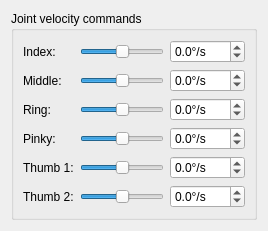
     <widget class="QWidget" name="velocityCommandPage">
      <layout class="QGridLayout" name="velocityCommandPageGridLayout">
       <item row="0" column="0">
        <widget class="QGroupBox" name="velocityCommandsGroupBox">
         <property name="title">
          <string>Joint velocity commands</string>
         </property>
         <layout class="QGridLayout" name="velocityCommandsridLayout">
          <item row="0" column="0">
           <widget class="QLabel" name="indexVelocityLabel">
            <property name="text">
             <string>Index:</string>
            </property>
           </widget>
          </item>
          <item row="0" column="1">
           <widget class="QSlider" name="indexVelocitySlider">
            <property name="sizePolicy">
             <sizepolicy hsizetype="MinimumExpanding" vsizetype="Fixed">
              <horstretch>0</horstretch>
              <verstretch>0</verstretch>
             </sizepolicy>
            </property>
            <property name="minimum">
             <number>-462</number>
            </property>
            <property name="maximum">
             <number>462</number>
            </property>
            <property name="value">
             <number>0</number>
            </property>
            <property name="orientation">
             <enum>Qt::Horizontal</enum>
            </property>
           </widget>
          </item>
          <item row="0" column="2">
           <widget class="QDoubleSpinBox" name="indexVelocitySpinBox">
            <property name="suffix">
             <string>°/s</string>
            </property>
            <property name="decimals">
             <number>1</number>
            </property>
            <property name="minimum">
             <double>-462.000000000000000</double>
            </property>
            <property name="maximum">
             <double>462.000000000000000</double>
            </property>
            <property name="singleStep">
             <double>0.100000000000000</double>
            </property>
            <property name="value">
             <double>0.000000000000000</double>
            </property>
           </widget>
          </item>
          <item row="1" column="0">
           <widget class="QLabel" name="middleVelocityLabel">
            <property name="text">
             <string>Middle:</string>
            </property>
           </widget>
          </item>
          <item row="1" column="1">
           <widget class="QSlider" name="middleVelocitySlider">
            <property name="sizePolicy">
             <sizepolicy hsizetype="MinimumExpanding" vsizetype="Fixed">
              <horstretch>0</horstretch>
              <verstretch>0</verstretch>
             </sizepolicy>
            </property>
            <property name="minimum">
             <number>-462</number>
            </property>
            <property name="maximum">
             <number>462</number>
            </property>
            <property name="value">
             <number>0</number>
            </property>
            <property name="orientation">
             <enum>Qt::Horizontal</enum>
            </property>
           </widget>
          </item>
          <item row="1" column="2">
           <widget class="QDoubleSpinBox" name="middleVelocitySpinBox">
            <property name="suffix">
             <string>°/s</string>
            </property>
            <property name="decimals">
             <number>1</number>
            </property>
            <property name="minimum">
             <double>-462.000000000000000</double>
            </property>
            <property name="maximum">
             <double>462.000000000000000</double>
            </property>
            <property name="singleStep">
             <double>0.100000000000000</double>
            </property>
            <property name="value">
             <double>0.000000000000000</double>
            </property>
           </widget>
          </item>
          <item row="2" column="0">
           <widget class="QLabel" name="ringVelocityLabel">
            <property name="text">
             <string>Ring:</string>
            </property>
           </widget>
          </item>
          <item row="2" column="1">
           <widget class="QSlider" name="ringVelocitySlider">
            <property name="sizePolicy">
             <sizepolicy hsizetype="MinimumExpanding" vsizetype="Fixed">
              <horstretch>0</horstretch>
              <verstretch>0</verstretch>
             </sizepolicy>
            </property>
            <property name="minimum">
             <number>-462</number>
            </property>
            <property name="maximum">
             <number>462</number>
            </property>
            <property name="value">
             <number>0</number>
            </property>
            <property name="orientation">
             <enum>Qt::Horizontal</enum>
            </property>
           </widget>
          </item>
          <item row="2" column="2">
           <widget class="QDoubleSpinBox" name="ringVelocitySpinBox">
            <property name="suffix">
             <string>°/s</string>
            </property>
            <property name="decimals">
             <number>1</number>
            </property>
            <property name="minimum">
             <double>-462.000000000000000</double>
            </property>
            <property name="maximum">
             <double>462.000000000000000</double>
            </property>
            <property name="singleStep">
             <double>0.100000000000000</double>
            </property>
            <property name="value">
             <double>0.000000000000000</double>
            </property>
           </widget>
          </item>
          <item row="3" column="0">
           <widget class="QLabel" name="pinkyVelocityLabel">
            <property name="text">
             <string>Pinky:</string>
            </property>
           </widget>
          </item>
          <item row="3" column="1">
           <widget class="QSlider" name="pinkyVelocitySlider">
            <property name="sizePolicy">
             <sizepolicy hsizetype="MinimumExpanding" vsizetype="Fixed">
              <horstretch>0</horstretch>
              <verstretch>0</verstretch>
             </sizepolicy>
            </property>
            <property name="minimum">
             <number>-462</number>
            </property>
            <property name="maximum">
             <number>462</number>
            </property>
            <property name="value">
             <number>0</number>
            </property>
            <property name="orientation">
             <enum>Qt::Horizontal</enum>
            </property>
           </widget>
          </item>
          <item row="3" column="2">
           <widget class="QDoubleSpinBox" name="pinkyVelocitySpinBox">
            <property name="suffix">
             <string>°/s</string>
            </property>
            <property name="decimals">
             <number>1</number>
            </property>
            <property name="minimum">
             <double>-462.000000000000000</double>
            </property>
            <property name="maximum">
             <double>462.000000000000000</double>
            </property>
            <property name="singleStep">
             <double>0.100000000000000</double>
            </property>
            <property name="value">
             <double>0.000000000000000</double>
            </property>
           </widget>
          </item>
          <item row="4" column="0">
           <widget class="QLabel" name="thumb1VelocityLabel">
            <property name="text">
             <string>Thumb 1:</string>
            </property>
           </widget>
          </item>
          <item row="4" column="1">
           <widget class="QSlider" name="thumb1VelocitySlider">
            <property name="sizePolicy">
             <sizepolicy hsizetype="MinimumExpanding" vsizetype="Fixed">
              <horstretch>0</horstretch>
              <verstretch>0</verstretch>
             </sizepolicy>
            </property>
            <property name="minimum">
             <number>-462</number>
            </property>
            <property name="maximum">
             <number>462</number>
            </property>
            <property name="value">
             <number>0</number>
            </property>
            <property name="orientation">
             <enum>Qt::Horizontal</enum>
            </property>
           </widget>
          </item>
          <item row="4" column="2">
           <widget class="QDoubleSpinBox" name="thumb1VelocitySpinBox">
            <property name="suffix">
             <string>°/s</string>
            </property>
            <property name="decimals">
             <number>1</number>
            </property>
            <property name="minimum">
             <double>-462.000000000000000</double>
            </property>
            <property name="maximum">
             <double>462.000000000000000</double>
            </property>
            <property name="singleStep">
             <double>0.100000000000000</double>
            </property>
            <property name="value">
             <double>0.000000000000000</double>
            </property>
           </widget>
          </item>
          <item row="5" column="0">
           <widget class="QLabel" name="thumb2VelocityLabel">
            <property name="text">
             <string>Thumb 2:</string>
            </property>
           </widget>
          </item>
          <item row="5" column="1">
           <widget class="QSlider" name="thumb2VelocitySlider">
            <property name="sizePolicy">
             <sizepolicy hsizetype="MinimumExpanding" vsizetype="Fixed">
              <horstretch>0</horstretch>
              <verstretch>0</verstretch>
             </sizepolicy>
            </property>
            <property name="minimum">
             <number>-462</number>
            </property>
            <property name="maximum">
             <number>462</number>
            </property>
            <property name="value">
             <number>0</number>
            </property>
            <property name="orientation">
             <enum>Qt::Horizontal</enum>
            </property>
           </widget>
          </item>
          <item row="5" column="2">
           <widget class="QDoubleSpinBox" name="thumb2VelocitySpinBox">
            <property name="suffix">
             <string>°/s</string>
            </property>
            <property name="decimals">
             <number>1</number>
            </property>
            <property name="minimum">
             <double>-462.000000000000000</double>
            </property>
            <property name="maximum">
             <double>462.000000000000000</double>
            </property>
            <property name="singleStep">
             <double>0.100000000000000</double>
            </property>
            <property name="value">
             <double>0.000000000000000</double>
            </property>
           </widget>
          </item>
         </layout>
        </widget>
       </item>
      </layout>
     </widget>
